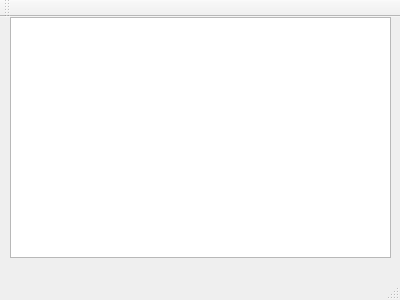
<?xml version="1.0" encoding="UTF-8"?>
<ui version="4.0">
 <class>MainWindow</class>
 <widget class="QMainWindow" name="MainWindow">
  <property name="geometry">
   <rect>
    <x>0</x>
    <y>0</y>
    <width>400</width>
    <height>300</height>
   </rect>
  </property>
  <property name="windowTitle">
   <string>MainWindow</string>
  </property>
  <widget class="QWidget" name="centralWidget">
   <widget class="QGraphicsView" name="carte">
    <property name="geometry">
     <rect>
      <x>10</x>
      <y>0</y>
      <width>381</width>
      <height>241</height>
     </rect>
    </property>
   </widget>
  </widget>
  <widget class="QMenuBar" name="menuBar">
   <property name="geometry">
    <rect>
     <x>0</x>
     <y>0</y>
     <width>400</width>
     <height>25</height>
    </rect>
   </property>
  </widget>
  <widget class="QToolBar" name="mainToolBar">
   <attribute name="toolBarArea">
    <enum>TopToolBarArea</enum>
   </attribute>
   <attribute name="toolBarBreak">
    <bool>false</bool>
   </attribute>
  </widget>
  <widget class="QStatusBar" name="statusBar"/>
 </widget>
 <layoutdefault spacing="6" margin="11"/>
 <resources/>
 <connections/>
</ui>
